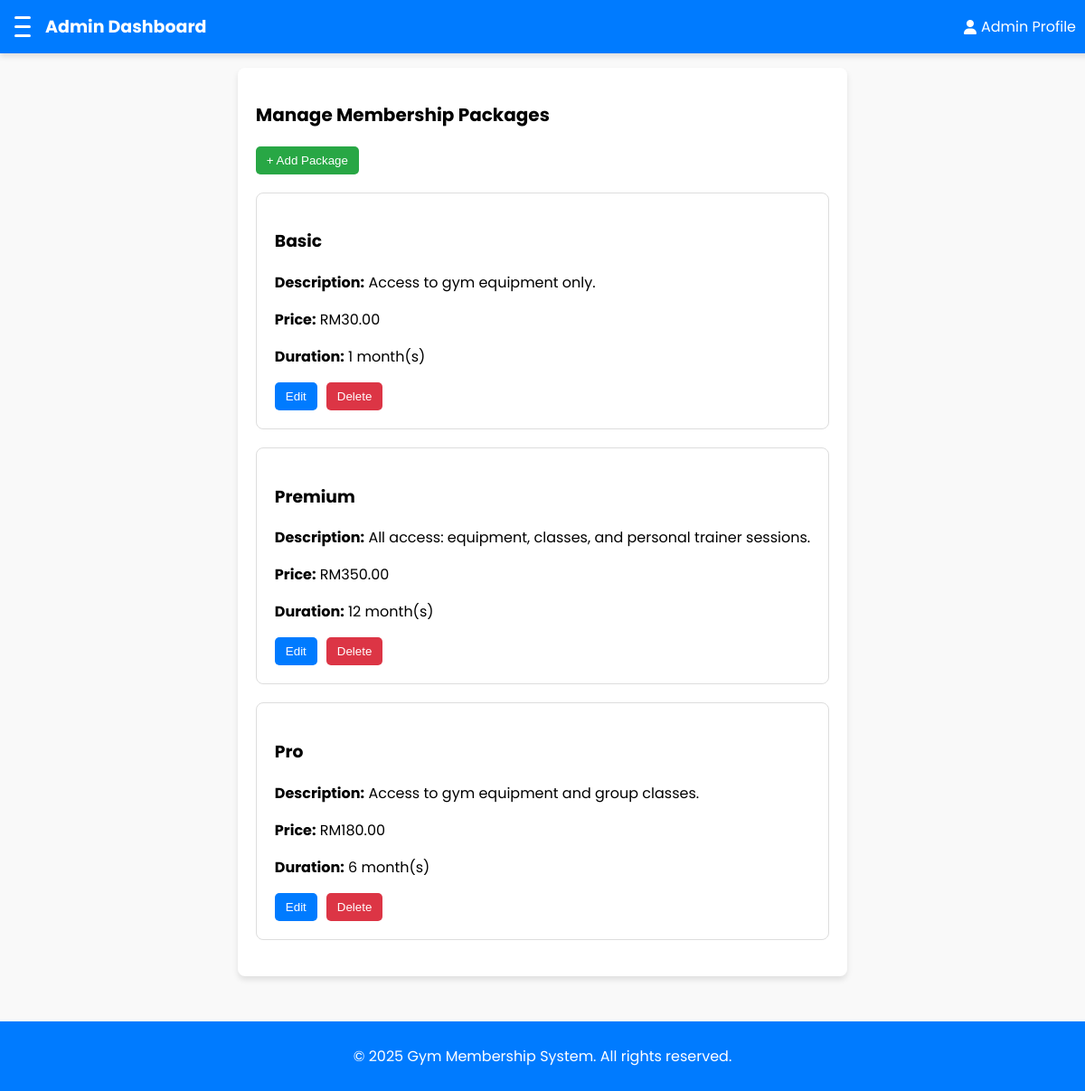
Screenshot of /admin/manage_package.php (signed in) with the database file from the repository.
### tables this page shows
CREATE TABLE `packages` (
  `id` int(11) NOT NULL,
  `name` varchar(255) NOT NULL,
  `price` decimal(10,2) NOT NULL,
  `duration` int(11) NOT NULL COMMENT 'Duration in months',
  `created_at` timestamp NOT NULL DEFAULT current_timestamp()
);

### admin/manage_package.php (the view, shortened to what this page needs)
<?php
include '../includes/db.php';
$packageDescriptions = [
    'Basic' => 'Access to gym equipment only.',
    'Pro' => 'Access to gym equipment and group classes.',
    'Premium' => 'All access: equipment, classes, and personal trainer sessions.'
];
$packages = $conn->query("SELECT * FROM packages")->fetch_all(MYSQLI_ASSOC);
?>
<!DOCTYPE html>
<html lang="en">
<head>
    <link rel="stylesheet" href="../css/admin.css">
    <link rel="stylesheet" href="https://cdnjs.cloudflare.com/ajax/libs/font-awesome/6.0.0/css/all.min.css">
</head>
<body>
<header>
    <nav class="navbar">
        <div class="navbar-left">
            <button class="hamburger" id="hamburger-menu">
                <span class="bar"></span>
                <span class="bar"></span>
                <span class="bar"></span>
            </button>
            <a href="dashboard.php" class="logo">Admin Dashboard</a>
        </div>
        <div class="profile">
            <a href="#"><i class="fas fa-user"></i> Admin Profile</a>
        </div>
    </nav>
</header>
<div class="dashboard-container">
<br>
<div class="container_package">
    <h2>Manage Membership Packages</h2>
    <button class="btn btn-add" onclick="showForm()">+ Add Package</button>
    <?php foreach ($packages as $package): ?>
        <div class="package">
            <h3><?php echo htmlspecialchars($package['name']); ?></h3>
            <p><strong>Description:</strong> <?php echo $packageDescriptions[$package['name']] ?? 'N/A'; ?></p>
            <p><strong>Price:</strong> RM<?php echo number_format($package['price'], 2); ?></p>
            <p><strong>Duration:</strong> <?php echo $package['duration']; ?> month(s)</p>
            <div class="actions">
                <button class="btn btn-edit" onclick="showForm(<?php echo htmlspecialchars(json_encode($package)); ?>)">Edit</button>
                <button class="btn btn-delete" onclick="showDeletePopup(<?php echo $package['id']; ?>)">Delete</button>
            </div>
        </div>
    <?php endforeach; ?>
</div>
<?php include '../includes/footer.php'; ?>
</body>
</html>

### css/admin.css (style rules this page uses)
body { font-family: Poppins, sans-serif; margin: 0; padding: 0; background-color: #f9f9f9; }
.dashboard-container { display: flex; min-height: 100vh; }
.navbar { background-color: #007bff; display: flex; justify-content: space-between; align-items: center; padding: 15px 10px; position: fixed; top: 0; left: 0; width: 100%; z-index: 1000; box-shadow: 0 4px 6px rgba(0, 0, 0, 0.1); }
.navbar-left { display: flex; align-items: center; gap: 10px; }
.navbar .profile { display: flex; align-items: center; gap: 20px; margin-right: 20px; }
.navbar .profile a { color: white; text-decoration: none; font-size: 16px; display: flex; align-items: center; gap: 5px; transition: color 0.3s; }
.hamburger { background: none; border: none; cursor: pointer; display: flex; flex-direction: column; justify-content: space-between; width: 30px; height: 25px; transition: all 0.3s ease; }
.hamburger .bar { height: 3px; width: 100%; background-color: white; border-radius: 2px; transition: transform 0.3s ease, opacity 0.3s ease; }
.logo { font-size: 19px; font-weight: bold; color: white; text-decoration: none; }
.profile { display: flex; gap: 15px; align-items: center; }
.profile a { color: white; text-decoration: none; font-size: 16px; transition: color 0.3s; }
h2 { font-size: 20px; margin-bottom: 20px; }
.dashboard-container { display: flex; flex-direction: column; gap: 30px; }

### admin/manage_package.php (style rules this page uses)
.container_package { max-width: 800px; margin: 20px auto; padding: 20px; background: white; border-radius: 8px; box-shadow: 0 4px 6px rgba(0, 0, 0, 0.1); flex: 1; }
.package { border: 1px solid #ddd; border-radius: 8px; padding: 20px; margin-bottom: 20px; }
.actions { display: flex; gap: 10px; }
.btn { padding: 8px 12px; color: white; border: none; border-radius: 5px; cursor: pointer; }
.btn-edit { background-color: #007bff; }
.btn-delete { background-color: #dc3545; }
.btn-add { background-color: #28a745; margin-bottom: 20px; }

### rows the page displays
packages: name "Basic", name "Access to gym equipment only.", price "30.00", duration "1"
packages: name "Premium", name "All access: equipment, classes, and personal trainer sessions.", price "350.00", duration "12"
packages: name "Pro", name "Access to gym equipment and group classes.", price "180.00", duration "6"
